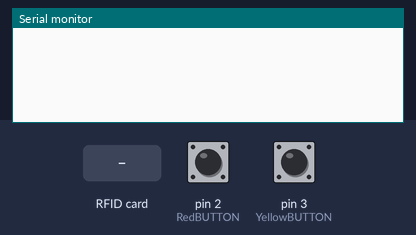
The sketch below on a simulated Arduino Uno, built with avr-gcc and run on an emulated ATmega328P. Shown: the last lines printed to the serial monitor. The test bench sets the inputs (shaded band); at power-on: pin 2 (RedBUTTON) LOW, pin 3 (YellowBUTTON) LOW.

Above: at 1.2 s.
1.3 s: pin 2 (RedBUTTON) pulled HIGH for 0.15 s
At 1.9 s:
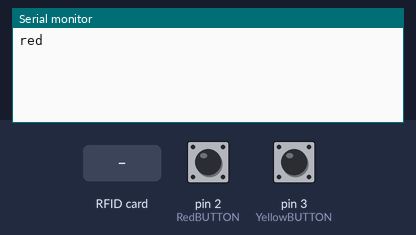
2.9 s: pin 3 (YellowBUTTON) pulled HIGH for 0.15 s
At 3.2 s:
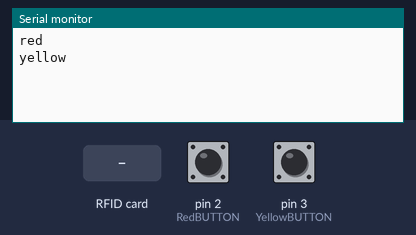
4.5 s: RFID card 70 60 48 A8 held to the reader
At 5.7 s:
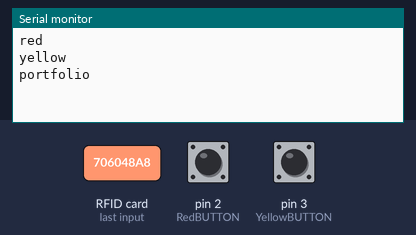
6.0 s: RFID card 5E 7A 19 C4 held to the reader
At 8.3 s:
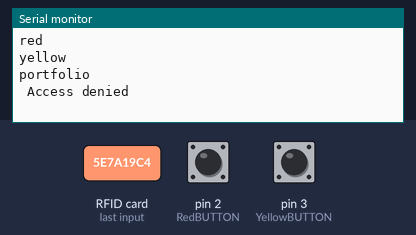

The sketch:

satharInput.ino
```cpp
#include <SPI.h>
#include <MFRC522.h>
#define SS_PIN 10
#define RST_PIN 9
MFRC522 mfrc522(SS_PIN, RST_PIN);   // Create MFRC522 instance.
const int RedBUTTON = 2;
const int YellowBUTTON = 3;

int buttonState1;
int buttonState2;
int buttonLast1;
int buttonLast2;

void setup() {
  Serial.begin(9600);
  SPI.begin();      // Initiate  SPI bus
  mfrc522.PCD_Init();   // Initiate MFRC522
  pinMode(RedBUTTON, INPUT);
  pinMode(YellowBUTTON, INPUT);
}

void loop() {
  buttonState1 = digitalRead(RedBUTTON);

  if (buttonState1 && !buttonLast1) {
      Serial.write("red\n");
  }

  buttonState2 = digitalRead(YellowBUTTON);

  if (buttonState2 && !buttonLast2) {
      Serial.write("yellow\n");
    }

  buttonLast1  = buttonState1;
  buttonLast2 = buttonState2;

  if ( ! mfrc522.PICC_IsNewCardPresent())
  {
    return;
  }

  if ( ! mfrc522.PICC_ReadCardSerial())
  {
    return;
  }

  String content= "";
  byte letter;
  for (byte i = 0; i < mfrc522.uid.size; i++)
  {
     content.concat(String(mfrc522.uid.uidByte[i] < 0x10 ? " 0" : " "));
     content.concat(String(mfrc522.uid.uidByte[i], HEX));
  }

  content.toUpperCase();
  if (content.substring(1) == "70 60 48 A8") // Make sure you change this with your own UID number
  {
    Serial.write("portfolio\n");
    delay(3000);
  }

 else   {
    Serial.println(" Access denied");
    delay(3000);
  }
}
```

Measured:
- after the input at 1.3 s, the serial monitor: prints a new line at once (image 1)
- after the input at 2.9 s, the serial monitor: prints a new line at once (image 2)
- after the input at 4.5 s, the serial monitor: prints a new line at once (image 3)
- after the input at 6.0 s, the serial monitor: prints a new line after 1.5 s (image 4)
